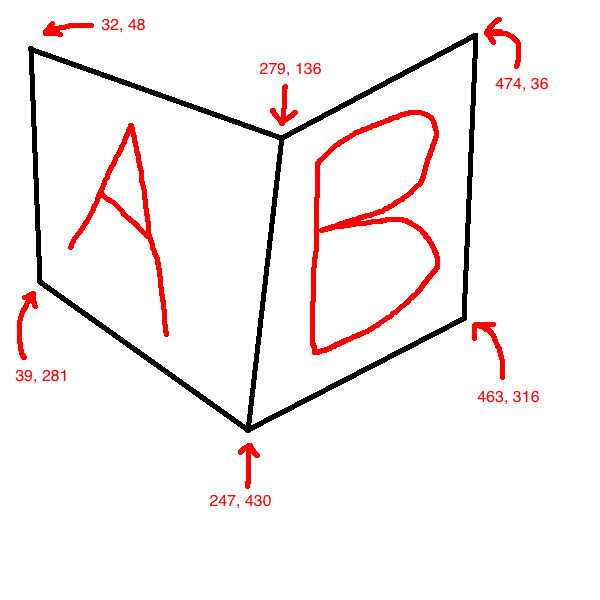
#> input picture homography-test.jpg, 600 x 600 px
$ python homography-test.py
#> lines starting #> are read from the running program, lines starting #| are printed output that depends on the picture
import cv2
import numpy as np

#load image
img = cv2.imread('homography-test.jpg', cv2.IMREAD_COLOR)
#> img is the input picture: shape (600, 600, 3); mean B, G, R 241.4, 241.4, 248.4

#corners of book covers (before)
frontCoverPtsBefore = np.array([[32, 48], [279, 136], [247, 430], [39, 281]], dtype="float32")
backCoverPtsBefore = np.array([[279, 136], [474, 36], [463, 316], [247, 430]], dtype="float32")

#corners of book covers (after)
frontCoverPtsAfter = np.array([[0, 0], [299, 0], [299, 599], [0, 599]], dtype="float32")
backCoverPtsAfter = np.array([[300, 0], [599, 0], [599, 599], [300, 599]], dtype="float32")

#get the transformation matrices for both covers
M_front = cv2.getPerspectiveTransform(frontCoverPtsBefore, frontCoverPtsAfter)
M_back = cv2.getPerspectiveTransform(backCoverPtsBefore, backCoverPtsAfter)

#warpPerspective both images
img_front = cv2.warpPerspective(img, M_front, (600, 600))
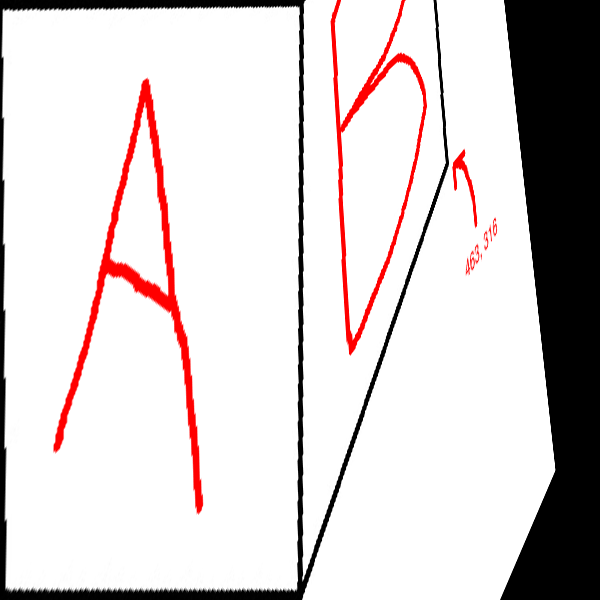
#> img_front: shape (600, 600, 3); mean B, G, R 207.8, 207.8, 215.6
img_back = cv2.warpPerspective(img, M_back, (600, 600))
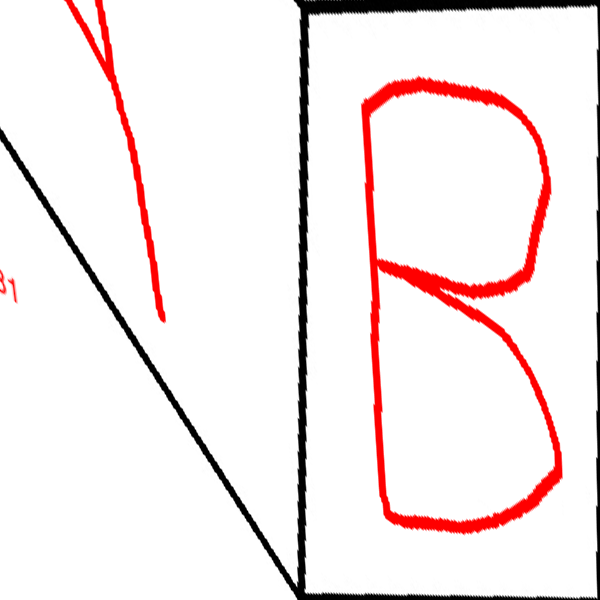
#> img_back: shape (600, 600, 3); mean B, G, R 233.8, 233.8, 245

#copy half of the warped back cover into the warped front cover
np.copyto(img_front[:, 300:, :], img_back[:, 300:, :])

#display before and after
cv2.imshow('img', img)
cv2.imshow('img_front', img_front)
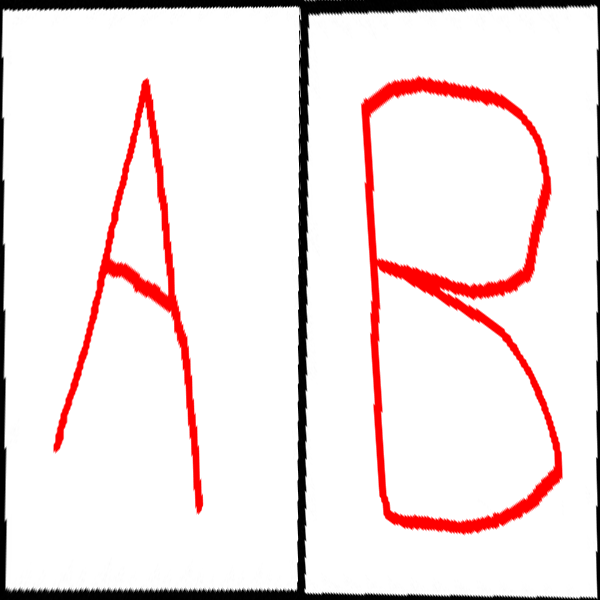
#> window 'img_front': shape (600, 600, 3); mean B, G, R 227.8, 227.8, 241.7
cv2.waitKey(0)
cv2.destroyAllWindows()
